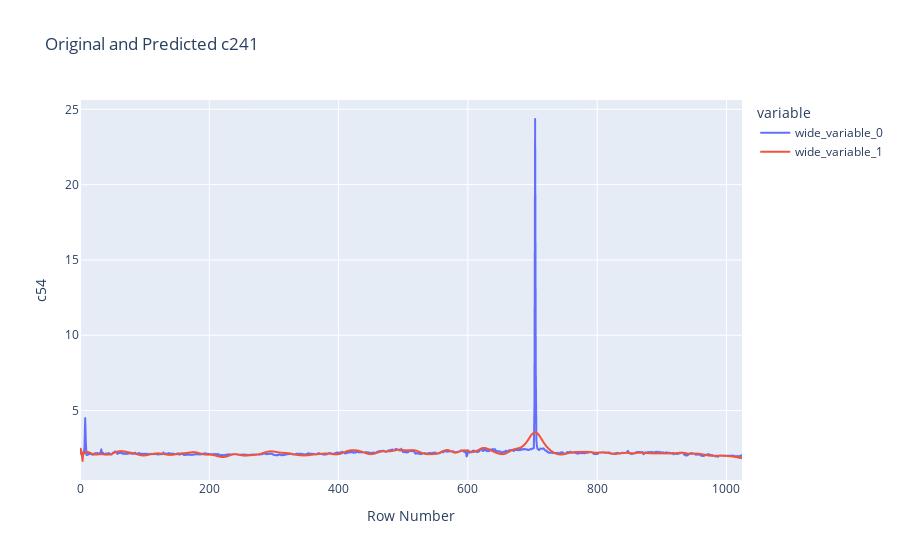

The code cell stored with this chart in its notebook:
### Code cell
import plotly.express as px

fig = px.line(file1, x=main.index, y=[main["c241"], file3[f'{"c241"}_Predicted_Values']], title=f'Original and Predicted {"c241"}')
fig.update_xaxes(title_text='Row Number')
fig.update_yaxes(title_text=column)
fig.show()

### Figure 1 — Plotly figure (JSON) as saved in the notebook; plotly's stock layout.template omitted (floating-point values rounded to 4 significant figures; data arrays with more than 128 entries replaced by an {"elided": "..."} marker saying what was removed)
{"data": [{"hovertemplate": "variable=wide_variable_0<br>x=%{x}<br>value=%{y}<extra></extra>", "legendgroup": "wide_variable_0", "line": {"color": "#636efa", "dash": "solid"}, "marker": {"symbol": "circle"}, "mode": "lines", "name": "wide_variable_0", "showlegend": true, "type": "scattergl", "x": {"elided": "1025 int values"}, "xaxis": "x", "y": {"elided": "1025 float values"}, "yaxis": "y"}, {"hovertemplate": "variable=wide_variable_1<br>x=%{x}<br>value=%{y}<extra></extra>", "legendgroup": "wide_variable_1", "line": {"color": "#EF553B", "dash": "solid"}, "marker": {"symbol": "circle"}, "mode": "lines", "name": "wide_variable_1", "showlegend": true, "type": "scattergl", "x": {"elided": "1025 int values"}, "xaxis": "x", "y": {"elided": "1025 float values"}, "yaxis": "y"}], "layout": {"legend": {"title": {"text": "variable"}, "tracegroupgap": 0}, "title": {"text": "Original and Predicted c241"}, "xaxis": {"anchor": "y", "domain": [0, 1], "title": {"text": "Row Number"}}, "yaxis": {"anchor": "x", "domain": [0, 1], "title": {"text": "c54"}}}}
